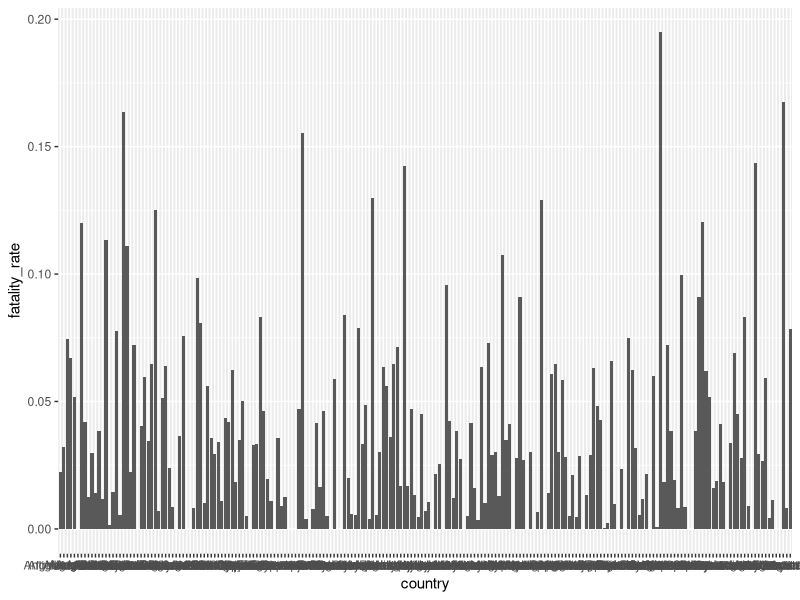
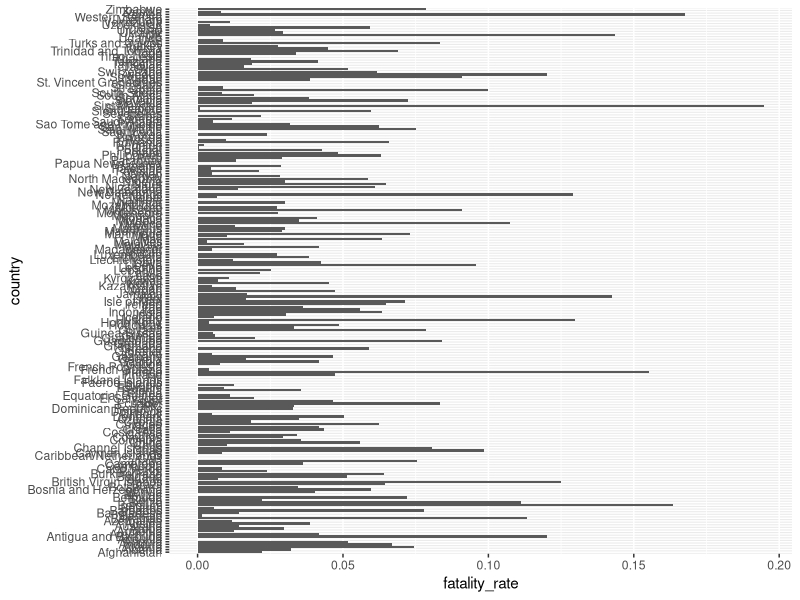
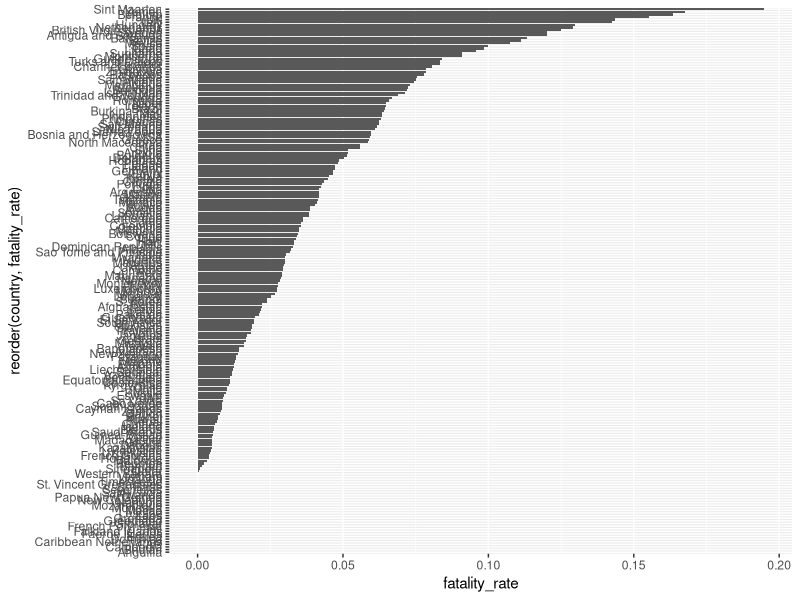

The R script that drew these images, in order: (Note: this script raises an error after producing the figures.)
library(readr)

world_covid <- read_csv("data/world_covid.csv")
str(world_covid)
head(world_covid, n = 10)

dailynational <- read_csv("data/dailynational.csv")
str(dailynational)
head(dailynational, n = 10)

library(ggplot2)
library(scales)

##############################################################################
#                                                                            #
#                       Top 20 Fatality Rate Countries                       #
#                                                                            #
##############################################################################

# Grafik dasar
ggplot(data = world_covid, mapping = aes(x = country, y = fatality_rate)) + 
  geom_bar(stat = "identity")

# Flip barchart
ggplot(data = world_covid, mapping = aes(x = country, y = fatality_rate)) + 
  geom_bar(stat = "identity") +
  coord_flip()

# Flip & sorted barchart
ggplot(data = world_covid, mapping = aes(x = reorder(country, fatality_rate), y = fatality_rate)) + 
  geom_bar(stat = "identity") +
  coord_flip()

# Flip - sorted - top 20 barchart
top20 <- world_covid %>% 
  arrange(desc(fatality_rate)) %>%
  head(n = 20)

ggplot(data = top20, mapping = aes(x = reorder(country, fatality_rate), y = fatality_rate)) + 
  geom_bar(stat = "identity") +
  coord_flip()

# Custom title - axis label
ggplot(data = top20, mapping = aes(x = reorder(country, fatality_rate), y = fatality_rate)) + 
  geom_bar(stat = "identity") +
  coord_flip() + 
  labs(title = "Top 20 Fatality Rate Countries",
       x = "Country",
       y = "Fatality Rate")

# Custom axis scale 
ggplot(data = top20, mapping = aes(x = reorder(country, fatality_rate), y = fatality_rate)) + 
  geom_bar(stat = "identity") +
  coord_flip() + 
  labs(title = "Top 20 Fatality Rate Countries",
       x = "Country",
       y = "Fatality Rate") + 
  scale_y_continuous(labels = scales::percent_format(1))

# Custom theme 
ggplot(data = top20, mapping = aes(x = reorder(country, fatality_rate), y = fatality_rate)) + 
  geom_bar(stat = "identity") +
  coord_flip() + 
  labs(title = "Top 20 Fatality Rate Countries",
       x = "Country",
       y = "Fatality Rate") + 
  scale_y_continuous(labels = scales::percent_format(1)) +
  theme_minimal()

# Custom theme 
ggplot(data = top20, mapping = aes(x = reorder(country, fatality_rate), y = fatality_rate)) + 
  geom_bar(stat = "identity") +
  coord_flip() + 
  labs(title = "Top 20 Fatality Rate Countries",
       x = "Country",
       y = "Fatality Rate") + 
  scale_y_continuous(labels = scales::percent_format(1)) +
  theme_minimal()

theme_set(theme_minimal())

# Change color & grid
ggplot(data = top20, mapping = aes(x = reorder(country, fatality_rate), y = fatality_rate)) + 
  geom_bar(stat = "identity", fill = "coral", alpha = 0.7) +
  coord_flip() + 
  labs(title = "Top 20 Fatality Rate Countries",
       x = "Country",
       y = "Fatality Rate") + 
  scale_y_continuous(labels = scales::percent_format(1)) +
  theme(panel.grid.major.y = element_blank(),
        panel.grid.minor.y = element_blank(),
        panel.grid.minor.x = element_blank())

# Add label & y-limit 
ggplot(data = top20, mapping = aes(x = reorder(country, fatality_rate), y = fatality_rate)) + 
  geom_bar(stat = "identity", fill = "coral", alpha = 0.7) +
  geom_text(aes(label = paste0(fatality_rate*100, "%")), size = 3, hjust = -0.1) + 
  coord_flip() + 
  labs(title = "Top 20 Fatality Rate Countries",
       x = "Country",
       y = "Fatality Rate") + 
  scale_y_continuous(labels = scales::percent_format(1), limits = c(0, 0.25)) +
  theme(panel.grid.major.y = element_blank(),
        panel.grid.minor.y = element_blank(),
        panel.grid.minor.x = element_blank())

# By Total Cases 
## top 20 barchart
top20 <- world_covid %>% 
  arrange(desc(total_cases)) %>%
  head(n = 20)

ggplot(data = top20, mapping = aes(x = reorder(country, total_cases), y = total_cases)) + 
  geom_bar(stat = "identity", fill = "coral", alpha = 0.7) +
  geom_text(aes(label = formatC(total_cases, big.mark = ",", decimal.mark = ".", format = "d")), size = 3, hjust = -0.1) + 
  coord_flip() + 
  labs(title = "Top 20 Total Cases Countries",
       x = "Country",
       y = "Total Cases") + 
  scale_y_continuous(labels = scales::number_format(big.mark = ","), limits = c(0, 1.8*10^6)) +
  theme(panel.grid.major.y = element_blank(),
        panel.grid.minor.y = element_blank(),
        panel.grid.minor.x = element_blank())

##############################################################################
#                                                                            #
#                         Population vs Total Cases                          #
#                                                                            #
##############################################################################

# Hubungan jumlah kasus dgn kepadatan penduduk
ggplot(data = world_covid, mapping = aes(x = population, y = total_cases)) + 
  geom_point() 

# Opacity
ggplot(data = world_covid, mapping = aes(x = population, y = total_cases)) + 
  geom_point(alpha = 0.3) 

# x-axis format
ggplot(data = world_covid, mapping = aes(x = population, y = total_cases)) + 
  geom_point(alpha = 0.3) +
  scale_x_continuous(labels = scales::number_format())

# x-axis format
ggplot(data = world_covid, mapping = aes(x = population/10^6, y = total_cases/10^3)) + 
  geom_point(alpha = 0.3) +
  scale_x_continuous(labels = scales::number_format()) +
  scale_y_continuous(labels = scales::number_format())

# x-axis limit
ggplot(data = world_covid, mapping = aes(x = population/10^6, y = total_cases/10^3)) + 
  geom_point(alpha = 0.3) +
  scale_x_continuous(labels = scales::number_format(), limits = c(0, 400)) +
  scale_y_continuous(labels = scales::number_format(), limits = c(0, 400))

# Buble chart
ggplot(data = world_covid, mapping = aes(x = population/10^6, y = total_cases/10^3, size = round(fatality_rate*100, 2))) + 
  geom_point(alpha = 0.3) +
  scale_x_continuous(labels = scales::number_format(), limits = c(0, 400)) +
  scale_y_continuous(labels = scales::number_format(), limits = c(0, 400))

# Buble chart
ggplot(data = world_covid, mapping = aes(x = population/10^6, y = total_cases/10^3, size = round(fatality_rate*100, 2))) + 
  geom_point(alpha = 0.3, color = "coral") +
  scale_x_continuous(labels = scales::number_format(), limits = c(0, 400)) +
  scale_y_continuous(labels = scales::number_format(), limits = c(0, 400))

# Buble chart custom title
ggplot(data = world_covid, mapping = aes(x = population/10^6, y = total_cases/10^3, size = round(fatality_rate*100, 2))) + 
  geom_point(alpha = 0.3, color = "coral") +
  scale_x_continuous(labels = scales::number_format(), limits = c(0, 300)) +
  scale_y_continuous(labels = scales::number_format(), limits = c(0, 350)) +
  labs(title = "",
       x = "Population (millions)",
       y = "Total Cases (thousands)",
       size = "Fatality Rate (%)")

# Buble chart custom legend
ggplot(data = world_covid, mapping = aes(x = population/10^6, y = total_cases/10^3, size = round(fatality_rate*100, 2))) + 
  geom_point(alpha = 0.3, color = "coral") +
  scale_x_continuous(labels = scales::number_format()) +
  scale_y_continuous(labels = scales::number_format()) +
  labs(title = "Population vs Total Cases",
       x = "Population (millions)",
       y = "Total Cases (thousands)",
       size = "Fatality Rate (%)") + 
  theme(legend.position = "top")

##############################################################################
#                                                                            #
#                        Indonesia Daily Cases Trend                         #
#                                                                            #
##############################################################################

# Indonesia Trend                                                                            
ggplot(data = dailynational, mapping = aes(x = dates)) + 
  geom_line(aes(y = daily_cases, color = "cases")) + 
  geom_line(aes(y = daily_recovered, color = "recovered")) + 
  geom_line(aes(y = daily_deaths, color = "deaths"))

# Change color & line size
ggplot(data = dailynational, mapping = aes(x = dates)) + 
  geom_line(aes(y = daily_cases, color = "New"), size = 0.8) + 
  geom_line(aes(y = daily_recovered, color = "Recovered"), size = 0.8) + 
  geom_line(aes(y = daily_deaths, color = "Deaths"), size = 0.8) + 
  scale_color_manual(name = "Cases",
                     values = c("New" = "yellow", "Recovered" = "green", "Deaths" = "red"))

# Add title and axis title
ggplot(data = dailynational, mapping = aes(x = dates)) + 
  geom_line(aes(y = daily_cases, color = "New"), size = 0.8) + 
  geom_line(aes(y = daily_recovered, color = "Recovered"), size = 0.8) + 
  geom_line(aes(y = daily_deaths, color = "Deaths"), size = 0.8) + 
  scale_color_manual(name = "Cases",
                     values = c("New" = "yellow", "Recovered" = "green", "Deaths" = "red")) + 
  labs(title = "Indonesia Daily Cases Trend",
       x = "Dates",
       y = "Daily Cases")

# Change x-axis format
ggplot(data = dailynational, mapping = aes(x = dates)) + 
  geom_line(aes(y = daily_cases, color = "New"), size = 0.8) + 
  geom_line(aes(y = daily_recovered, color = "Recovered"), size = 0.8) + 
  geom_line(aes(y = daily_deaths, color = "Deaths"), size = 0.8) + 
  scale_color_manual(name = "Cases",
                     values = c("New" = "yellow", "Recovered" = "green", "Deaths" = "red")) + 
  labs(title = "Indonesia Daily Cases Trend",
       x = "Dates",
       y = "Daily Cases") + 
  scale_x_date(date_breaks = "2 weeks", date_labels = "%d/%m")


# Add trend line
dates <- dailynational$dates
data.ts <- dailynational$daily_cases

dts <- ts(data = data.ts, start = c(2020, as.numeric(format(dates[1], "%j"))), frequency = 365)

ks <- ksmooth(x = dates, y = dts, kernel = "normal", bandwidth = 10, x.points = dates)
dailynational$x <- ks$x
dailynational$y <- ks$y

ggplot(data = dailynational, mapping = aes(x = dates)) + 
  geom_line(aes(y = daily_cases, color = "New"), size = 0.8) + 
  geom_line(aes(y = daily_recovered, color = "Recovered"), size = 0.8) + 
  geom_line(aes(y = daily_deaths, color = "Deaths"), size = 0.8) + 
  geom_line(aes(x = x, y = y, color = "Trend"), size = 0.8) + 
  scale_color_manual(name = "Cases",
                     values = c("New" = "yellow", "Recovered" = "green", "Deaths" = "red", "Trend" = "grey")) + 
  labs(title = "Indonesia Daily Cases Trend",
       x = "Dates",
       y = "Daily Cases") + 
  scale_x_date(date_breaks = "2 weeks", date_labels = "%d/%m")

# Custom legend & position
ggplot(data = dailynational, mapping = aes(x = dates)) + 
  geom_line(aes(y = daily_cases, color = "New"), size = 0.8) + 
  geom_line(aes(y = daily_recovered, color = "Recovered"), size = 0.8) + 
  geom_line(aes(y = daily_deaths, color = "Deaths"), size = 0.8) + 
  geom_line(aes(x = x, y = y, color = "Trend"), size = 0.8) + 
  scale_color_manual(name = "",
                     values = c("New" = "yellow", "Recovered" = "green", "Deaths" = "red", "Trend" = "grey")) + 
  labs(title = "Indonesia Daily Cases Trend",
       x = "Dates",
       y = "Daily Cases") + 
  scale_x_date(date_breaks = "2 weeks", date_labels = "%d/%m") + 
  theme(legend.position = "top")
